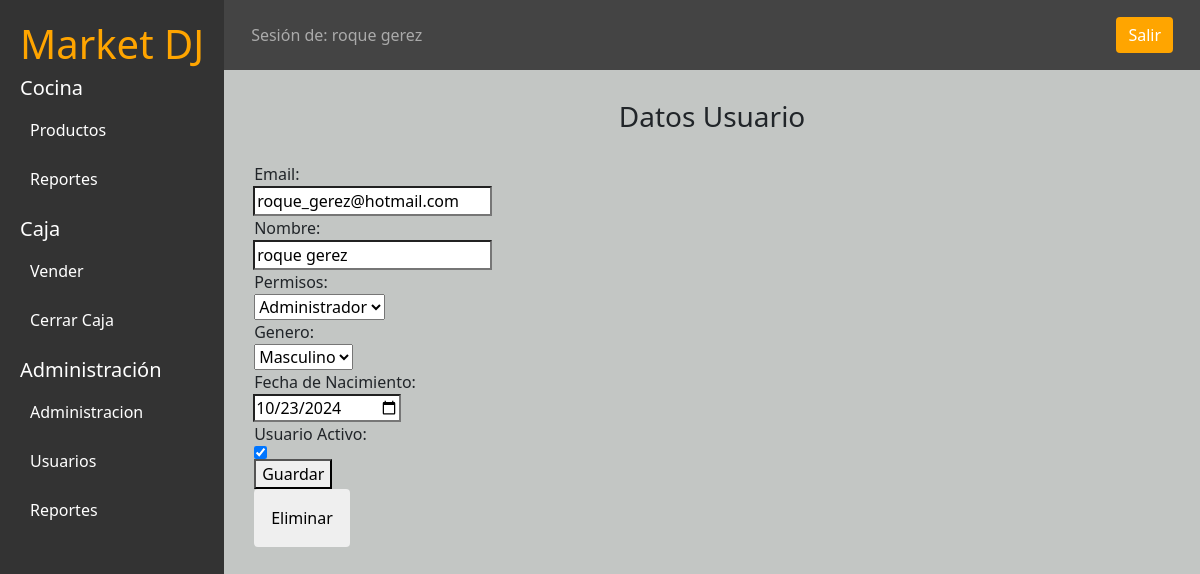
The app's page /users/update/8/ with its own data.
### applications/users/models.py (models this page shows, shortened)
class User(AbstractBaseUser, PermissionsMixin):
    ADMINISTRADOR = '0'
    CAJERO = '1'
    COCINERO = '2'
    VARON = 'M'
    MUJER = 'F'
    OTRO = 'O'
    OCUPATION_CHOICES = [
        (ADMINISTRADOR, 'Administrador'),
        (CAJERO, 'Cajero'),
        (COCINERO, 'Cocinero'),
    ]
    GENDER_CHOICES = [
        (VARON, 'Masculino'),
        (MUJER, 'Femenino'),
        (OTRO, 'Otros'),
    ]
    email = models.EmailField(unique=True)
    telefono = models.CharField('Telefono', max_length=50, default='123')
    full_name = models.CharField('Nombres', max_length=100)
    domicilio = models.CharField('Domicilio', max_length=100, blank=True, null=True)
    ocupation = models.CharField(
        max_length=1,
        choices=OCUPATION_CHOICES,
        blank=True
    )
    genero = models.CharField(
        max_length=1,
        choices=GENDER_CHOICES,
        blank=True
    )
    date_birth = models.DateField(
        'Fecha de nacimiento',
        blank=True,
        null=True
    )
    is_staff = models.BooleanField(default=False)
    is_active = models.BooleanField(default=False)
    USERNAME_FIELD = 'email'
    REQUIRED_FIELDS = ['full_name']
    objects = UserManager()

### applications/users/views.py (the view)
class UserUpdateView(UpdateView):
    template_name = "users/update.html"
    model = User
    form_class = UserUpdateForm
    success_url = reverse_lazy('users_app:User-Lista')

### templates/users/update.html (shortened to what this page needs)
{% extends "panel.html" %}
{% load  static %}
{% block panel-content %}
<div class="grid-x grid-margin-x align-center">
  <h3 class="cell" style="margin-bottom: 1em; text-align: center;">Datos Usuario</h3>
  <form class="cell medium-9 grid-x grid-margin-x align-center" method="POST">{% csrf_token %}
    <div class="cell medium-12">
      <label>Email:</label>
      <div class="input-group">
        {{ form.email }}
      </div>
    </div>
    <div class="cell medium-6">
      <label>Nombre:</label>
      <div class="input-group">
        {{form.full_name}}
      </div>
    </div>
    <div class="cell medium-6">
      <label>Permisos:</label>
      <div class="input-group">
        {{form.ocupation}}
      </div>
    </div>
    <div class="cell medium-6">
      <label>Genero:</label>
      <div class="input-group">
        {{form.genero}}
      </div>
    </div>
    <div class="cell medium-6">
      <label>Fecha de Nacimiento:</label>
      <div class="input-group">
        {{ form.date_birth }}
      </div>
    </div>
    <div class="cell medium-6">
        <label>Usuario Activo:</label>
        <div class="input-group">
          {{ form.is_active }}
        </div>
    </div>
    <div class="cell medium-10">
      <button type="submit" class="cell button success">Guardar</button>
    </div>
  </form>
  <form class="cell medium-5" action="{% url 'users_app:user-delete' object.id %}" method="POST">
    <button type="submit" class="cell alert button">Eliminar</button>
  </form>
</div>
{% endblock panel-content %}

### templates/panel.html
{% extends 'base.html' %}
{% load static %}
{% block css %}
    <link rel="stylesheet" href="{% static 'css/stylesindex.css' %}">
{% endblock css %}
{% block content %}
    <div class="d-flex">
        <div class="sidebar">
            <h1>Market DJ</h1>
            {% if user.is_active %}
            <h5>Cocina</h5>
            <a href="#">Productos</a>
            <a href="#">Reportes</a>
            <div class="mt-3">
                <h5>Caja</h5>
                <a href="#">Vender</a>
                <a href="#">Cerrar Caja</a>
            </div>
            <div class="mt-3">
                <h5>Administración</h5>
                <a href="#">Administracion</a>
                <a href="{% url 'users_app:User-Lista' %}">Usuarios</a>
                <a href="#">Reportes</a>
            </div>
        {% endif %}
    </div>
        <div class=" flex-grow-1 ">
            <nav class="navbar navbar-expand-lg navbar-dark">
                {% if user.is_active %}
                <div class="container-fluid">
                    <span class="navbar-text">Sesión de: {{ user.full_name }}</span>
                    <a href="{% url 'users_app:User-Logout' %}" class="btn btn-salir ml-auto">Salir</a>
                </div>
                {% endif %}
            </nav>
            <div class=" container-fluid  content min-vh-100">
            {% block panel-content %}
            {% endblock panel-content %}
            </div>
        </div>
    </div>
    {% endblock content %}

### static/css/stylesindex.css (style rules this page uses)
.sidebar { background-color: #333; color: white; height: 100vh; padding: 20px; }
.sidebar h1 { color: orange; }
.sidebar a { color: white; display: block; padding: 10px; margin: 5px 0; text-decoration: none; }
.navbar { background-color: #444; color: white; padding: 15px; }
.navbar .btn-salir { background-color: orange; border: none; color: white; }
.content { background-color: #c3c6c4; padding: 30px; }

### records on screen
User: full_name "roque gerez", email "roque_gerez@hotmail.com", ocupation "Administrador", genero "Masculino", date_birth "10/23/2024", is_active "☑"
